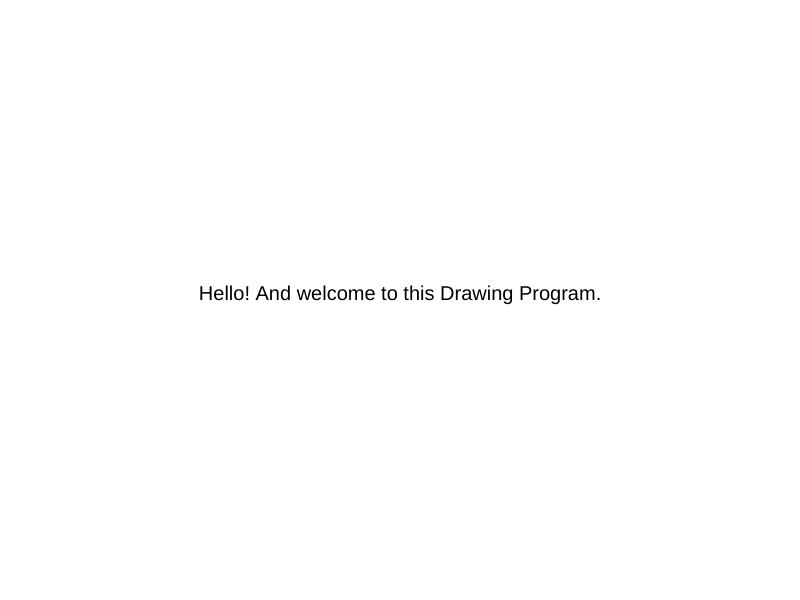
Frame 1 (no input)
Frame 60 (no input): identical to frame 1, image omitted
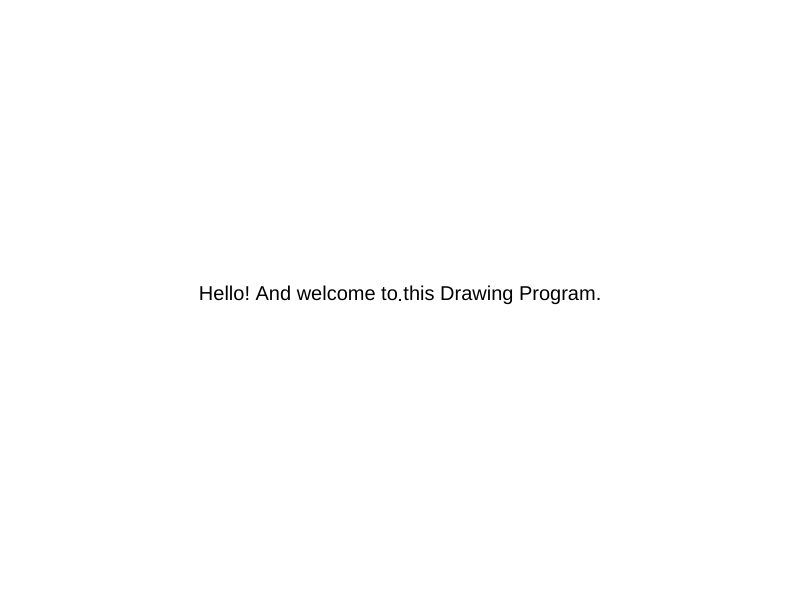
Frame 120 (the mouse pressed at the canvas centre since frame 60)

The p5.js sketch that drew these frames (run headless with seeded random() and noise() and a simulated clock; from frame 60 on, the mouse is pressed at the canvas centre):

// p5.js sketch
// ── sketch.js
//Initial Setup of variables to be used throughout the program

let drawing = [];
let currentStroke = [];
let isDrawing = false;

let replaying = false;
let strokeIndex = 0;
let pointIndex = 1;

function setup() 
{
  createCanvas(800, 600);
  background(255);
  intro(); //Call the first function
}

let i1 = "Hello! And welcome to this Drawing Program.";
let i2 = "This program can replay whatever you've drawn through the use of Arrays! \n Draw something, and then hit 'p' to watch it be re-drawn. Hit 'r' to reset.";

async function intro() //A worded explanation to the program using async [which is cool and I like it cause its similar to how I use IEnumerators in c#]
{
  background(255);
  textAlign(CENTER);
  textSize(20);
  text(i1, width/2, height/2);
  await sleep(5000);
  background(255);
  text(i2, width/2, height/2);
  await sleep(5000);
  background(255);
  stroke(0);
  strokeWeight(3);
  noFill();
}

function draw() 
{
  if (isDrawing) //note the mouse position, record it, and then draw it.
  {
    let currPoint = { x: mouseX, y: mouseY };
    currentStroke.push(currPoint);
    if (currentStroke.length > 1) 
    {
      let prev = currentStroke[currentStroke.length - 2];
      line(prev.x, prev.y, currPoint.x, currPoint.y);
    }
  }

  if (replaying) //if there is more than one stroke, and more than one point to draw, draw the 0th stroke, and then iterate till all strokes are completed.
  {
    if (strokeIndex < drawing.length) 
    {
      let currStroke = drawing[strokeIndex];
      if (pointIndex < currStroke.length) 
      {
        let prev = currStroke[pointIndex - 1];
        let curr = currStroke[pointIndex];
        line(prev.x, prev.y, curr.x, curr.y);
        pointIndex++;
      } 
      else 
      {
        strokeIndex++;
        pointIndex = 1;
      }
    } 
    else 
    {
      replaying = false;
    }
  }
}

function mousePressed()
{
  isDrawing = true;
  currentStroke = [];
}

function mouseReleased() //send the data for drawing stuffs
{
  isDrawing = false;
  if (currentStroke.length > 0) 
  {
    drawing.push(currentStroke);
  }
}

function keyPressed() 
{
  if (key === 'r') //reset everything
  {
    background(255);
    drawing = [];
    currentStroke = [];
    replaying = false;
    strokeIndex = 0;
    pointIndex = 1;
  }

  if (key === 'p') //activate replay mode
  {
    if (drawing.length > 0) 
    {
      background(255);
      replaying = true;
      strokeIndex = 0;
      pointIndex = 1;
    }
  }
}

//https://stackoverflow.com/a/67295678
// a custom 'sleep' or wait' function, that returns a Promise that resolves only after a timeout
function sleep(millisecondsDuration) 
{
  return new Promise((resolve) => { setTimeout(resolve, millisecondsDuration); })
}
